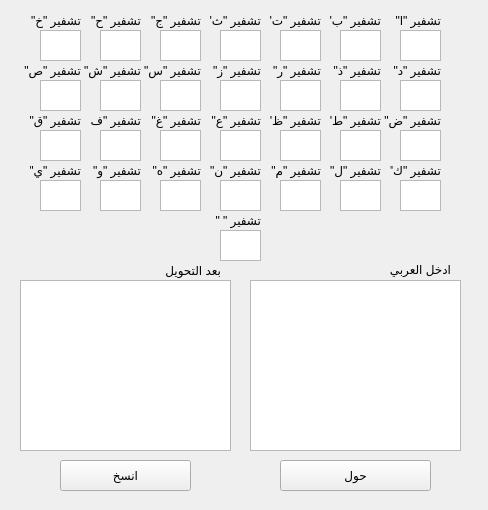
<?xml version="1.0" encoding="UTF-8"?>
<ui version="4.0">
 <class>HareetTashfer</class>
 <widget class="QMainWindow" name="HareetTashfer">
  <property name="enabled">
   <bool>true</bool>
  </property>
  <property name="geometry">
   <rect>
    <x>0</x>
    <y>0</y>
    <width>488</width>
    <height>510</height>
   </rect>
  </property>
  <property name="windowTitle">
   <string>حريت تشفير - أداه لتحويل العربي الي شفرة</string>
  </property>
  <property name="windowIcon">
   <iconset>
    <normaloff>images/HareetTashferIcon.png</normaloff>images/HareetTashferIcon.png</iconset>
  </property>
  <property name="layoutDirection">
   <enum>Qt::RightToLeft</enum>
  </property>
  <property name="autoFillBackground">
   <bool>true</bool>
  </property>
  <property name="tabShape">
   <enum>QTabWidget::Rounded</enum>
  </property>
  <widget class="QWidget" name="centralwidget">
   <widget class="QPushButton" name="Copy">
    <property name="geometry">
     <rect>
      <x>60</x>
      <y>460</y>
      <width>131</width>
      <height>31</height>
     </rect>
    </property>
    <property name="text">
     <string>انسخ</string>
    </property>
   </widget>
   <widget class="QPushButton" name="Convert">
    <property name="geometry">
     <rect>
      <x>280</x>
      <y>460</y>
      <width>151</width>
      <height>31</height>
     </rect>
    </property>
    <property name="text">
     <string>حول</string>
    </property>
   </widget>
   <widget class="QTextEdit" name="T_7">
    <property name="geometry">
     <rect>
      <x>40</x>
      <y>30</y>
      <width>41</width>
      <height>31</height>
     </rect>
    </property>
   </widget>
   <widget class="QTextEdit" name="T_29">
    <property name="geometry">
     <rect>
      <x>20</x>
      <y>280</y>
      <width>211</width>
      <height>171</height>
     </rect>
    </property>
   </widget>
   <widget class="QTextEdit" name="T_30">
    <property name="geometry">
     <rect>
      <x>250</x>
      <y>280</y>
      <width>211</width>
      <height>171</height>
     </rect>
    </property>
   </widget>
   <widget class="QLabel" name="L_7">
    <property name="geometry">
     <rect>
      <x>30</x>
      <y>10</y>
      <width>51</width>
      <height>20</height>
     </rect>
    </property>
    <property name="text">
     <string>تشفير &quot;خ&quot;</string>
    </property>
   </widget>
   <widget class="QLabel" name="L_6">
    <property name="geometry">
     <rect>
      <x>90</x>
      <y>10</y>
      <width>51</width>
      <height>20</height>
     </rect>
    </property>
    <property name="text">
     <string>تشفير &quot;ح&quot;</string>
    </property>
   </widget>
   <widget class="QLabel" name="L_4">
    <property name="geometry">
     <rect>
      <x>210</x>
      <y>10</y>
      <width>51</width>
      <height>20</height>
     </rect>
    </property>
    <property name="text">
     <string>تشفير &quot;ث&quot;</string>
    </property>
   </widget>
   <widget class="QLabel" name="L_5">
    <property name="geometry">
     <rect>
      <x>150</x>
      <y>10</y>
      <width>51</width>
      <height>20</height>
     </rect>
    </property>
    <property name="text">
     <string>تشفير &quot;ج&quot;</string>
    </property>
   </widget>
   <widget class="QLabel" name="L_1">
    <property name="geometry">
     <rect>
      <x>390</x>
      <y>10</y>
      <width>51</width>
      <height>20</height>
     </rect>
    </property>
    <property name="text">
     <string>تشفير &quot;ا&quot;</string>
    </property>
   </widget>
   <widget class="QLabel" name="L_3">
    <property name="geometry">
     <rect>
      <x>270</x>
      <y>10</y>
      <width>51</width>
      <height>20</height>
     </rect>
    </property>
    <property name="text">
     <string>تشفير &quot;ت&quot;</string>
    </property>
   </widget>
   <widget class="QLabel" name="L_2">
    <property name="geometry">
     <rect>
      <x>330</x>
      <y>10</y>
      <width>51</width>
      <height>20</height>
     </rect>
    </property>
    <property name="text">
     <string>تشفير &quot;ب&quot;</string>
    </property>
   </widget>
   <widget class="QTextEdit" name="T_6">
    <property name="geometry">
     <rect>
      <x>100</x>
      <y>30</y>
      <width>41</width>
      <height>31</height>
     </rect>
    </property>
   </widget>
   <widget class="QTextEdit" name="T_5">
    <property name="geometry">
     <rect>
      <x>160</x>
      <y>30</y>
      <width>41</width>
      <height>31</height>
     </rect>
    </property>
   </widget>
   <widget class="QTextEdit" name="T_4">
    <property name="geometry">
     <rect>
      <x>220</x>
      <y>30</y>
      <width>41</width>
      <height>31</height>
     </rect>
    </property>
   </widget>
   <widget class="QTextEdit" name="T_3">
    <property name="geometry">
     <rect>
      <x>280</x>
      <y>30</y>
      <width>41</width>
      <height>31</height>
     </rect>
    </property>
   </widget>
   <widget class="QTextEdit" name="T_2">
    <property name="geometry">
     <rect>
      <x>340</x>
      <y>30</y>
      <width>41</width>
      <height>31</height>
     </rect>
    </property>
   </widget>
   <widget class="QTextEdit" name="T_1">
    <property name="geometry">
     <rect>
      <x>400</x>
      <y>30</y>
      <width>41</width>
      <height>31</height>
     </rect>
    </property>
   </widget>
   <widget class="QLabel" name="L_8">
    <property name="geometry">
     <rect>
      <x>390</x>
      <y>60</y>
      <width>51</width>
      <height>20</height>
     </rect>
    </property>
    <property name="text">
     <string>تشفير &quot;د&quot;</string>
    </property>
   </widget>
   <widget class="QTextEdit" name="T_14">
    <property name="geometry">
     <rect>
      <x>40</x>
      <y>80</y>
      <width>41</width>
      <height>31</height>
     </rect>
    </property>
   </widget>
   <widget class="QTextEdit" name="T_11">
    <property name="geometry">
     <rect>
      <x>220</x>
      <y>80</y>
      <width>41</width>
      <height>31</height>
     </rect>
    </property>
   </widget>
   <widget class="QTextEdit" name="T_10">
    <property name="geometry">
     <rect>
      <x>280</x>
      <y>80</y>
      <width>41</width>
      <height>31</height>
     </rect>
    </property>
   </widget>
   <widget class="QLabel" name="L_11">
    <property name="geometry">
     <rect>
      <x>210</x>
      <y>60</y>
      <width>51</width>
      <height>20</height>
     </rect>
    </property>
    <property name="text">
     <string>تشفير &quot;ز&quot;</string>
    </property>
   </widget>
   <widget class="QLabel" name="L_13">
    <property name="geometry">
     <rect>
      <x>80</x>
      <y>60</y>
      <width>61</width>
      <height>20</height>
     </rect>
    </property>
    <property name="text">
     <string>تشفير &quot;ش&quot;</string>
    </property>
   </widget>
   <widget class="QLabel" name="L_12">
    <property name="geometry">
     <rect>
      <x>140</x>
      <y>60</y>
      <width>61</width>
      <height>20</height>
     </rect>
    </property>
    <property name="text">
     <string>تشفير &quot;س&quot;</string>
    </property>
   </widget>
   <widget class="QLabel" name="L_10">
    <property name="geometry">
     <rect>
      <x>270</x>
      <y>60</y>
      <width>51</width>
      <height>20</height>
     </rect>
    </property>
    <property name="text">
     <string>تشفير &quot;ر&quot;</string>
    </property>
   </widget>
   <widget class="QLabel" name="L_9">
    <property name="geometry">
     <rect>
      <x>330</x>
      <y>60</y>
      <width>51</width>
      <height>20</height>
     </rect>
    </property>
    <property name="text">
     <string>تشفير &quot;ذ&quot;</string>
    </property>
   </widget>
   <widget class="QTextEdit" name="T_8">
    <property name="geometry">
     <rect>
      <x>400</x>
      <y>80</y>
      <width>41</width>
      <height>31</height>
     </rect>
    </property>
   </widget>
   <widget class="QTextEdit" name="T_12">
    <property name="geometry">
     <rect>
      <x>160</x>
      <y>80</y>
      <width>41</width>
      <height>31</height>
     </rect>
    </property>
   </widget>
   <widget class="QLabel" name="L_14">
    <property name="geometry">
     <rect>
      <x>20</x>
      <y>60</y>
      <width>61</width>
      <height>20</height>
     </rect>
    </property>
    <property name="text">
     <string>تشفير &quot;ص&quot;</string>
    </property>
   </widget>
   <widget class="QTextEdit" name="T_9">
    <property name="geometry">
     <rect>
      <x>340</x>
      <y>80</y>
      <width>41</width>
      <height>31</height>
     </rect>
    </property>
   </widget>
   <widget class="QTextEdit" name="T_13">
    <property name="geometry">
     <rect>
      <x>100</x>
      <y>80</y>
      <width>41</width>
      <height>31</height>
     </rect>
    </property>
   </widget>
   <widget class="QTextEdit" name="T_18">
    <property name="geometry">
     <rect>
      <x>220</x>
      <y>130</y>
      <width>41</width>
      <height>31</height>
     </rect>
    </property>
   </widget>
   <widget class="QTextEdit" name="T_15">
    <property name="geometry">
     <rect>
      <x>400</x>
      <y>130</y>
      <width>41</width>
      <height>31</height>
     </rect>
    </property>
   </widget>
   <widget class="QTextEdit" name="T_19">
    <property name="geometry">
     <rect>
      <x>160</x>
      <y>130</y>
      <width>41</width>
      <height>31</height>
     </rect>
    </property>
   </widget>
   <widget class="QTextEdit" name="T_21">
    <property name="geometry">
     <rect>
      <x>40</x>
      <y>130</y>
      <width>41</width>
      <height>31</height>
     </rect>
    </property>
   </widget>
   <widget class="QLabel" name="L_19">
    <property name="geometry">
     <rect>
      <x>150</x>
      <y>110</y>
      <width>51</width>
      <height>20</height>
     </rect>
    </property>
    <property name="text">
     <string>تشفير &quot;غ&quot;</string>
    </property>
   </widget>
   <widget class="QTextEdit" name="T_16">
    <property name="geometry">
     <rect>
      <x>340</x>
      <y>130</y>
      <width>41</width>
      <height>31</height>
     </rect>
    </property>
   </widget>
   <widget class="QLabel" name="L_15">
    <property name="geometry">
     <rect>
      <x>380</x>
      <y>110</y>
      <width>61</width>
      <height>20</height>
     </rect>
    </property>
    <property name="text">
     <string>تشفير &quot;ض&quot;</string>
    </property>
   </widget>
   <widget class="QLabel" name="L_18">
    <property name="geometry">
     <rect>
      <x>210</x>
      <y>110</y>
      <width>51</width>
      <height>20</height>
     </rect>
    </property>
    <property name="text">
     <string>تشفير &quot;ع&quot;</string>
    </property>
   </widget>
   <widget class="QTextEdit" name="T_17">
    <property name="geometry">
     <rect>
      <x>280</x>
      <y>130</y>
      <width>41</width>
      <height>31</height>
     </rect>
    </property>
   </widget>
   <widget class="QLabel" name="L_20">
    <property name="geometry">
     <rect>
      <x>90</x>
      <y>110</y>
      <width>51</width>
      <height>20</height>
     </rect>
    </property>
    <property name="text">
     <string>تشفير &quot;ف&quot;</string>
    </property>
   </widget>
   <widget class="QLabel" name="L_21">
    <property name="geometry">
     <rect>
      <x>30</x>
      <y>110</y>
      <width>51</width>
      <height>20</height>
     </rect>
    </property>
    <property name="text">
     <string>تشفير &quot;ق&quot;</string>
    </property>
   </widget>
   <widget class="QTextEdit" name="T_20">
    <property name="geometry">
     <rect>
      <x>100</x>
      <y>130</y>
      <width>41</width>
      <height>31</height>
     </rect>
    </property>
   </widget>
   <widget class="QLabel" name="L_17">
    <property name="geometry">
     <rect>
      <x>270</x>
      <y>110</y>
      <width>51</width>
      <height>20</height>
     </rect>
    </property>
    <property name="text">
     <string>تشفير &quot;ظ&quot;</string>
    </property>
   </widget>
   <widget class="QLabel" name="L_16">
    <property name="geometry">
     <rect>
      <x>330</x>
      <y>110</y>
      <width>51</width>
      <height>20</height>
     </rect>
    </property>
    <property name="text">
     <string>تشفير &quot;ط&quot;</string>
    </property>
   </widget>
   <widget class="QTextEdit" name="T_24">
    <property name="geometry">
     <rect>
      <x>280</x>
      <y>180</y>
      <width>41</width>
      <height>31</height>
     </rect>
    </property>
   </widget>
   <widget class="QLabel" name="L_28">
    <property name="geometry">
     <rect>
      <x>30</x>
      <y>160</y>
      <width>51</width>
      <height>20</height>
     </rect>
    </property>
    <property name="text">
     <string>تشفير &quot;ي&quot;</string>
    </property>
   </widget>
   <widget class="QLabel" name="L_27">
    <property name="geometry">
     <rect>
      <x>90</x>
      <y>160</y>
      <width>51</width>
      <height>20</height>
     </rect>
    </property>
    <property name="text">
     <string>تشفير &quot;و&quot;</string>
    </property>
   </widget>
   <widget class="QTextEdit" name="T_26">
    <property name="geometry">
     <rect>
      <x>160</x>
      <y>180</y>
      <width>41</width>
      <height>31</height>
     </rect>
    </property>
   </widget>
   <widget class="QTextEdit" name="T_25">
    <property name="geometry">
     <rect>
      <x>220</x>
      <y>180</y>
      <width>41</width>
      <height>31</height>
     </rect>
    </property>
   </widget>
   <widget class="QTextEdit" name="T_28">
    <property name="geometry">
     <rect>
      <x>40</x>
      <y>180</y>
      <width>41</width>
      <height>31</height>
     </rect>
    </property>
   </widget>
   <widget class="QLabel" name="L_25">
    <property name="geometry">
     <rect>
      <x>210</x>
      <y>160</y>
      <width>51</width>
      <height>20</height>
     </rect>
    </property>
    <property name="text">
     <string>تشفير &quot;ن&quot;</string>
    </property>
   </widget>
   <widget class="QTextEdit" name="T_27">
    <property name="geometry">
     <rect>
      <x>100</x>
      <y>180</y>
      <width>41</width>
      <height>31</height>
     </rect>
    </property>
   </widget>
   <widget class="QLabel" name="L_26">
    <property name="geometry">
     <rect>
      <x>150</x>
      <y>160</y>
      <width>51</width>
      <height>20</height>
     </rect>
    </property>
    <property name="text">
     <string>تشفير &quot;ه&quot;</string>
    </property>
   </widget>
   <widget class="QTextEdit" name="T_22">
    <property name="geometry">
     <rect>
      <x>400</x>
      <y>180</y>
      <width>41</width>
      <height>31</height>
     </rect>
    </property>
   </widget>
   <widget class="QTextEdit" name="T_23">
    <property name="geometry">
     <rect>
      <x>340</x>
      <y>180</y>
      <width>41</width>
      <height>31</height>
     </rect>
    </property>
   </widget>
   <widget class="QLabel" name="L_24">
    <property name="geometry">
     <rect>
      <x>270</x>
      <y>160</y>
      <width>51</width>
      <height>20</height>
     </rect>
    </property>
    <property name="text">
     <string>تشفير &quot;م&quot;</string>
    </property>
   </widget>
   <widget class="QLabel" name="L_22">
    <property name="geometry">
     <rect>
      <x>390</x>
      <y>160</y>
      <width>51</width>
      <height>20</height>
     </rect>
    </property>
    <property name="text">
     <string>تشفير &quot;ك&quot;</string>
    </property>
   </widget>
   <widget class="QLabel" name="L_23">
    <property name="geometry">
     <rect>
      <x>330</x>
      <y>160</y>
      <width>51</width>
      <height>20</height>
     </rect>
    </property>
    <property name="text">
     <string>تشفير &quot;ل&quot;</string>
    </property>
   </widget>
   <widget class="QTextEdit" name="T_0">
    <property name="geometry">
     <rect>
      <x>220</x>
      <y>230</y>
      <width>41</width>
      <height>31</height>
     </rect>
    </property>
   </widget>
   <widget class="QLabel" name="L_0">
    <property name="geometry">
     <rect>
      <x>210</x>
      <y>210</y>
      <width>51</width>
      <height>20</height>
     </rect>
    </property>
    <property name="text">
     <string>تشفير &quot; &quot;</string>
    </property>
   </widget>
   <widget class="QLabel" name="LT_1">
    <property name="geometry">
     <rect>
      <x>390</x>
      <y>259</y>
      <width>61</width>
      <height>21</height>
     </rect>
    </property>
    <property name="text">
     <string>ادخل العربي</string>
    </property>
   </widget>
   <widget class="QLabel" name="LT_2">
    <property name="geometry">
     <rect>
      <x>160</x>
      <y>260</y>
      <width>61</width>
      <height>21</height>
     </rect>
    </property>
    <property name="text">
     <string>بعد التحويل</string>
    </property>
   </widget>
  </widget>
 </widget>
 <resources/>
 <connections/>
</ui>
